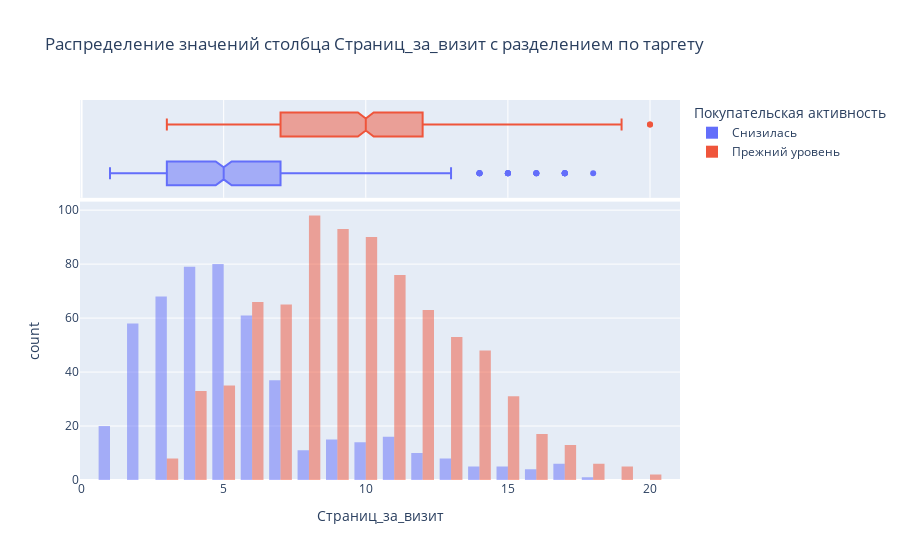

The code cell stored with this chart in its notebook:
### Code cell
fig = px.histogram(market_file,
                       x = 'Страниц_за_визит',
                       color = 'Покупательская активность',
                       marginal = 'box',
                       opacity = 0.5,
                   barmode = 'group',
                       title = 'Распределение значений столбца Страниц_за_визит с разделением по таргету')
fig.show()

### Figure 1 — Plotly figure (JSON) as saved in the notebook; plotly's stock layout.template omitted (floating-point values rounded to 4 significant figures; data arrays with more than 128 entries replaced by an {"elided": "..."} marker saying what was removed)
{"data": [{"alignmentgroup": "True", "bingroup": "x", "hovertemplate": "Покупательская активность=Снизилась<br>Страниц_за_визит=%{x}<br>count=%{y}<extra></extra>", "legendgroup": "Снизилась", "marker": {"color": "#636efa", "opacity": 0.5, "pattern": {"shape": ""}}, "name": "Снизилась", "offsetgroup": "Снизилась", "orientation": "v", "showlegend": true, "type": "histogram", "x": {"elided": "498 int values"}, "xaxis": "x", "yaxis": "y"}, {"alignmentgroup": "True", "hovertemplate": "Покупательская активность=Снизилась<br>Страниц_за_визит=%{x}<extra></extra>", "legendgroup": "Снизилась", "marker": {"color": "#636efa"}, "name": "Снизилась", "notched": true, "offsetgroup": "Снизилась", "showlegend": false, "type": "box", "x": {"elided": "498 int values"}, "xaxis": "x2", "yaxis": "y2"}, {"alignmentgroup": "True", "bingroup": "x", "hovertemplate": "Покупательская активность=Прежний уровень<br>Страниц_за_визит=%{x}<br>count=%{y}<extra></extra>", "legendgroup": "Прежний уровень", "marker": {"color": "#EF553B", "opacity": 0.5, "pattern": {"shape": ""}}, "name": "Прежний уровень", "offsetgroup": "Прежний уровень", "orientation": "v", "showlegend": true, "type": "histogram", "x": {"elided": "802 int values"}, "xaxis": "x", "yaxis": "y"}, {"alignmentgroup": "True", "hovertemplate": "Покупательская активность=Прежний уровень<br>Страниц_за_визит=%{x}<extra></extra>", "legendgroup": "Прежний уровень", "marker": {"color": "#EF553B"}, "name": "Прежний уровень", "notched": true, "offsetgroup": "Прежний уровень", "showlegend": false, "type": "box", "x": {"elided": "802 int values"}, "xaxis": "x2", "yaxis": "y2"}], "layout": {"barmode": "group", "legend": {"title": {"text": "Покупательская активность"}, "tracegroupgap": 0}, "title": {"text": "Распределение значений столбца Страниц_за_визит с разделением по таргету"}, "xaxis": {"anchor": "y", "domain": [0, 1], "title": {"text": "Страниц_за_визит"}}, "xaxis2": {"anchor": "y2", "domain": [0, 1], "matches": "x", "showgrid": true, "showticklabels": false}, "yaxis": {"anchor": "x", "domain": [0, 0.7326], "title": {"text": "count"}}, "yaxis2": {"anchor": "x2", "domain": [0.7426, 1], "matches": "y2", "showgrid": false, "showline": false, "showticklabels": false, "ticks": ""}}}
